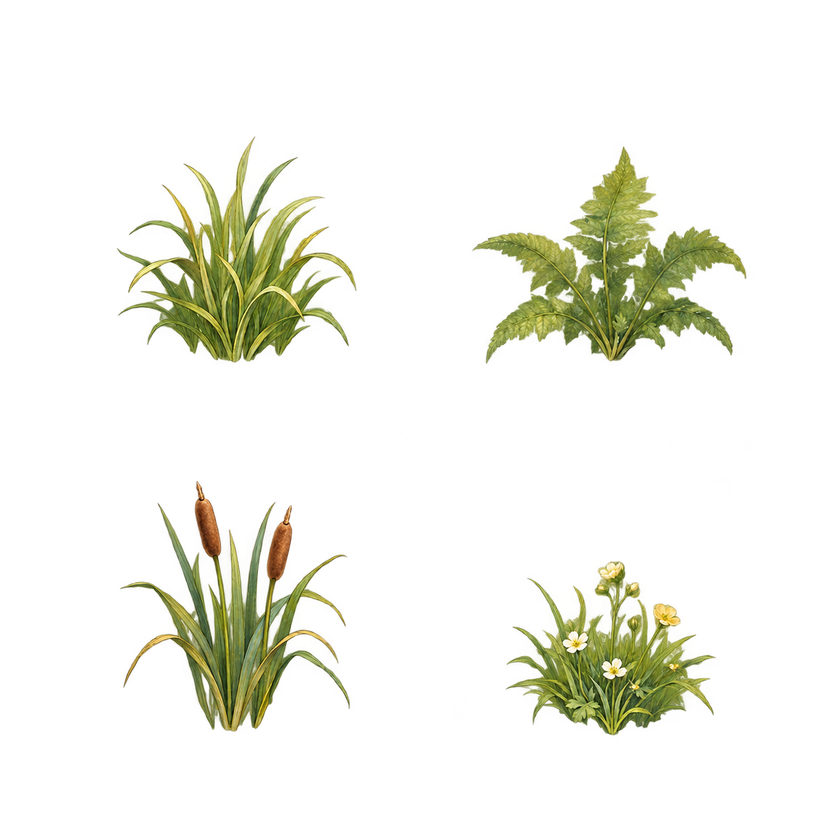
#> input picture assets/art/ground-cover-v1.png, 840 x 840 px, shrunk from 1254 x 1254 before the run
$ python index_ground_cover.py
#> lines starting #> are read from the running program, lines starting #| are printed output that depends on the picture
"""Measure sprite bounds and root pivots without changing generated artwork."""
from pathlib import Path
import json
from PIL import Image
ROOT=Path(__file__).resolve().parent.parent
image=Image.open(ROOT/'assets/art/ground-cover-v1.png').convert('RGBA')
#> image is the input picture: PIL image 840x840 RGBA; mean R, G, B, A 20.8, 22, 8.2, 26.9
cell=image.width//2
#> cell = 420
assert image.width==image.height and image.width%2==0
records=[]
for index,kind in enumerate(('grass','fern','reeds','flowers')):
    origin=((index%2)*cell,(index//2)*cell)
    alpha=image.getchannel('A').crop((*origin,origin[0]+cell,origin[1]+cell))
    bounds=alpha.point(lambda value:255 if value>114 else 0).getbbox()
    left,top,right,bottom=bounds
    assert min(left,top,cell-right,cell-bottom)>cell*.1
    # The last six opaque rows converge at the root; keep it on the ground.
    weight=0;moment=0
    for y in range(bottom-6,bottom):
        for x in range(left,right):
            value=alpha.getpixel((x,y))
            if value>114:weight+=value;moment+=x*value
    records.append(dict(kind=kind,cell=index,bounds=list(bounds),
        rect=[origin[0]+left-3,origin[1]+top-3,right-left+6,bottom-top+6],
        root=[round(origin[0]+moment/weight,3),origin[1]+bottom]))
#> this loop made 4 passes
#> (left, top, right, bottom) on passes 1 to 4: (118, 137, 356, 362), (53, 147, 326, 363), (121, 62, 350, 311), (87, 141, 294, 315)
#> pass 1, `alpha=image.getchannel('A').crop((*origin,origin[0]+cell,origin[1]+cel..`:
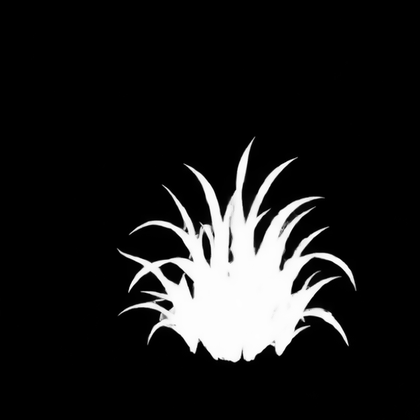
#> alpha: PIL image 420x420 L; min 0, max 255, mean 27.9
#> pass 2, `alpha=image.getchannel('A').crop((*origin,origin[0]+cell,origin[1]+cel..`:
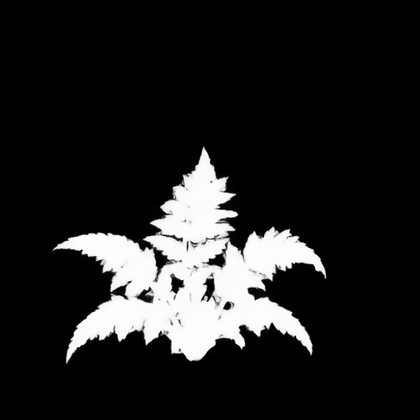
#> alpha: PIL image 420x420 L; min 0, max 255, mean 32.9
#> pass 3, `alpha=image.getchannel('A').crop((*origin,origin[0]+cell,origin[1]+cel..`:
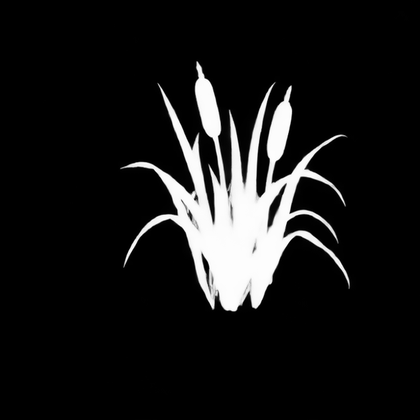
#> alpha: PIL image 420x420 L; min 0, max 255, mean 24.4
#> after the loop, records = 4 items
(ROOT/'assets/art/ground-cover.json').write_text(json.dumps(dict(texture='res://assets/art/ground-cover-v1.png',size=list(image.size),plants=records),indent=2)+'\n')
print(records)
#> (printed output is left out)
